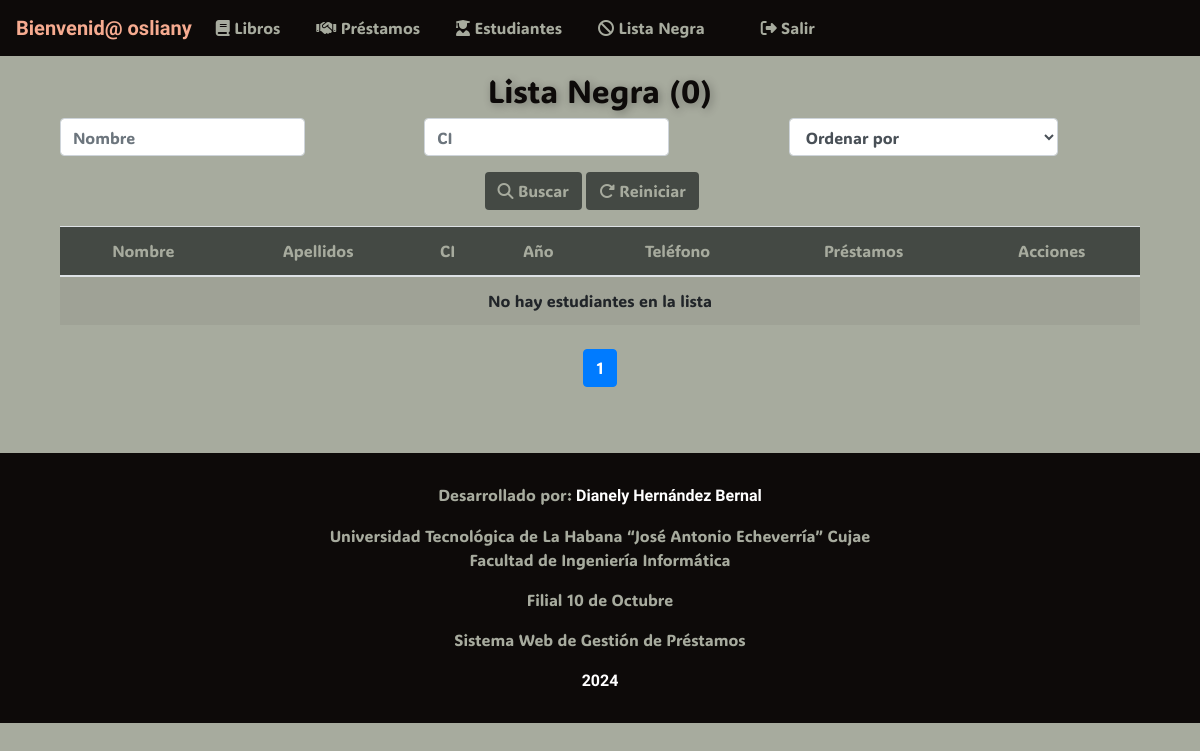
/lista_negra/ (signed in), run on an earlier commit of the app's database.
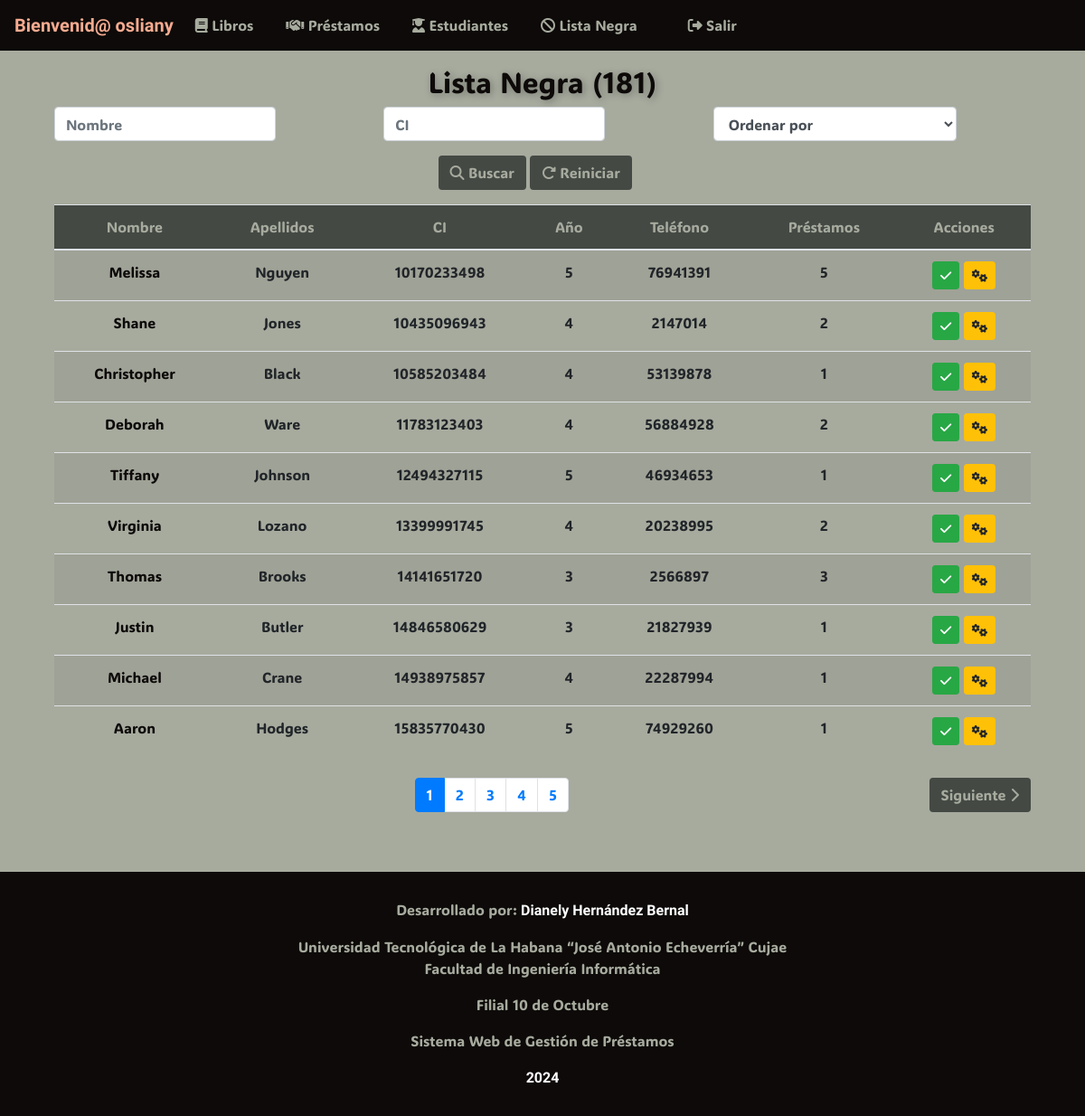
And on a later commit of the database.
### app/models.py (models this page shows, shortened)
class Estudiante(models.Model):
    nombre = models.CharField(max_length=30)
    apellidos = models.CharField(max_length=30)
    edad = models.IntegerField()
    anno_academico = models.IntegerField()
    CI = models.CharField(max_length=11, unique=True, validators=[RegexValidator(r'^\d{11}$')])
    telefono = models.CharField(max_length=8, validators=[RegexValidator(r'^\d{8}$')])
    @property
    def cantidad_prestamos(self):
        return self.prestamo_set.count() + self.listanegra_set.count()
    @classmethod
    def lista_negra(cls):
        return cls.objects.filter(listanegra__isnull=False).distinct()

### app/views.py (the view)
# urls.py: path('lista_negra/', ListaNegraListView.as_view(), name='lista_negra-list'),
@method_decorator(group_required('directivo'), name='dispatch')
class ListaNegraListView(ListView):
    model = Estudiante
    template_name = 'app/lista_negra.html'
    context_object_name = 'estudiantes'
    def get_context_data(self, **kwargs):
        context = super().get_context_data(**kwargs)
        estudiantes = Estudiante.lista_negra()
        context["cantidad"] = len(estudiantes)
        paginator = Paginator(estudiantes, 10)
        page = self.request.GET.get("page")
        estudiantes = paginator.get_page(page)
        context["estudiantes"] = estudiantes
        return context

### app/views.py (called while the page is built)
def group_required(rol):
    def in_group(user):
        roles = list(user.groups.values_list('name', flat=True))
        if "administrador" in roles:
            return True
        print(roles)
        return rol in roles
    return user_passes_test(in_group)

### app/templates/app/lista_negra.html (shortened to what this page needs)
{% extends 'app/base.html' %}
{% block content %}
<div class="container mt-3">
    <h2 class="text-center display-5" style="animation: pulse 1.5s 1; text-shadow: 2px 2px 8px rgba(0, 0, 0, 0.3);">
        Lista Negra ({{ cantidad }})
    </h2>
    <form method="GET" class="form-inline mb-3">
        <div class="row">
            <div class="col-md-4">
                <input type="text" name="buscar_nombre" class="form-control" placeholder="Nombre" value="{{ request.GET.buscar_nombre }}">
            </div>
            <div class="col-md-4">
                <input type="text" name="buscar_ci" class="form-control" placeholder="CI" value="{{ request.GET.buscar_ci }}">
            </div>
            <div class="col-md-4">
                <select name="ordenar_por" class="form-control">
                    <option value="">Ordenar por</option>
                </select>
            </div>
            <div class="col-md-12 text-center mt-3">
                <button type="submit" class="btn btn-color"><i class="fas fa-search"></i> Buscar</button>
                <a href="{% url 'estudiante-list' %}" class="btn btn-color"><i class="fas fa-redo-alt"></i> Reiniciar</a>
            </div>
        </div>
    </form>
    <table class="table table-striped text-center">
        <thead class="secondary-color">
            <tr>
                <th>Nombre</th>
                <th>Apellidos</th>
                <th>CI</th>
                <th>Año</th>
                <th>Teléfono</th>
                <th>Préstamos</th>
                <th>Acciones</th>
            </tr>
        </thead>
        <tbody>
            {% for estudiante in estudiantes %}
            <tr>
                <td><a href="{% url 'estudiante-detail' estudiante.id %}">{{ estudiante.nombre }}</a></td>
                <td>{{ estudiante.apellidos }}</td>
                <td>{{ estudiante.CI }}</td>
                <td>{{ estudiante.anno_academico }}</td>
                <td>{{ estudiante.telefono }}</td>
                <td>{{ estudiante.cantidad_prestamos }}</td>
                <td>
                    <a href="{% url 'sacar_estudiante' estudiante.id %}" class="btn btn-success btn-sm spinner"><i class="fas fa-check spinner"></i></a>
                    <a href="{% url 'estudiante-detail' estudiante.id %}" class="btn btn-warning btn-sm"><i class="fas fa-cogs"></i></a>
                </td>
            </tr>
            {% empty %}
            <tr>
                <td colspan="7" class="text-center">No hay estudiantes en la lista</td>
            </tr>
            {% endfor %}
        </tbody>
    </table>
    <div class="d-flex justify-content-between mt-4">
        <div>
            <nav aria-label="Page navigation">
                <ul class="pagination">
                    {% for num in estudiantes.paginator.page_range %}
                        {% if estudiantes.number == num %}
                            <li class="page-item active">
                                <a class="page-link" href="?page={{ num }}">{{ num }}</a>
                            </li>
                        {% elif num > estudiantes.number|add:'-5' and num < estudiantes.number|add:'5' %}
                            <li class="page-item">
                                <a class="page-link" href="?page={{ num }}">{{ num }}</a>
                            </li>
                        {% endif %}
                    {% endfor %}
                </ul>
            </nav>
        </div>
        <div>
            {% if estudiantes.has_next %}
                <a href="?page={{ estudiantes.next_page_number }}" class="btn btn-color">
                    Siguiente <i class="fas fa-chevron-right"></i>
                </a>
            {% endif %}
        </div>
    </div>
</div>
{% endblock %}

What changed in the data, as far as the page shows it:
added Estudiante: nombre "Melissa", apellidos "Nguyen", CI "10170233498", anno_academico "5", telefono "76941391", cantidad_prestamos "5"
added Estudiante: nombre "Shane", apellidos "Jones", CI "10435096943", anno_academico "4", telefono "2147014", cantidad_prestamos "2"
added Estudiante: nombre "Christopher", apellidos "Black", CI "10585203484", anno_academico "4", telefono "53139878", cantidad_prestamos "1"
added Estudiante: nombre "Deborah", apellidos "Ware", CI "11783123403", anno_academico "4", telefono "56884928", cantidad_prestamos "2"
added Estudiante: nombre "Tiffany", apellidos "Johnson", CI "12494327115", anno_academico "5", telefono "46934653", cantidad_prestamos "1"
added Estudiante: nombre "Virginia", apellidos "Lozano", CI "13399991745", anno_academico "4", telefono "20238995", cantidad_prestamos "2"
added Estudiante: nombre "Thomas", apellidos "Brooks", CI "14141651720", anno_academico "3", telefono "2566897", cantidad_prestamos "3"
added Estudiante: nombre "Justin", apellidos "Butler", CI "14846580629", anno_academico "3", telefono "21827939", cantidad_prestamos "1"
added Estudiante: nombre "Michael", apellidos "Crane", CI "14938975857", anno_academico "4", telefono "22287994", cantidad_prestamos "1"
added Estudiante: nombre "Aaron", apellidos "Hodges", CI "15835770430", anno_academico "5", telefono "74929260", cantidad_prestamos "1"
Also different on the page:
{{ cantidad }}: "0" → "181"
new list line: "2"
new list line: "3"
new list line: "4"
new list line: "5"
text no longer shown: "No hay estudiantes en la lista"
text now shown: "Siguiente"
